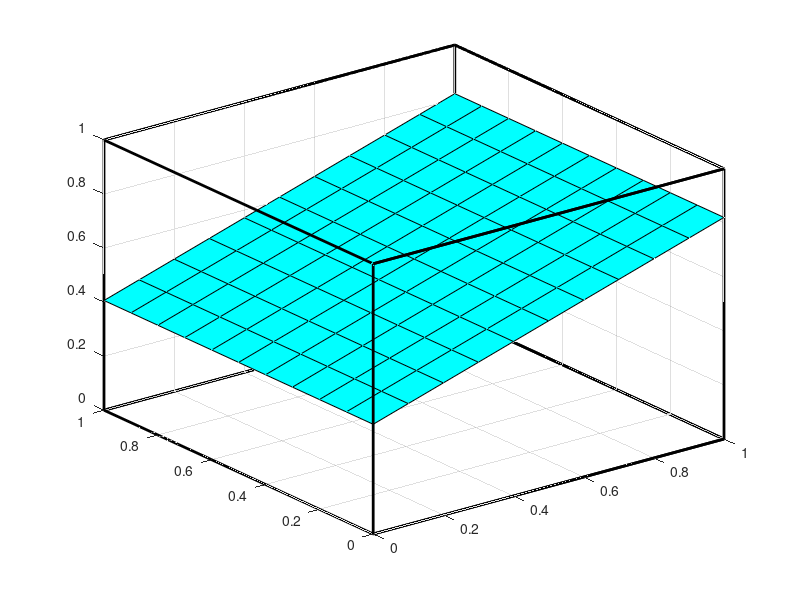

The MATLAB source for this figure:
clear all

CO(:,:,1) = zeros(11); % red
CO(:,:,2) = ones(11); % green
CO(:,:,3) = ones(11); % blue


% plane
[x y] = meshgrid(0:0.1:1);
z = 0.414*x + 0.406;
figure()
surf(x,y,z,CO);
hold on 

%square
X = [0 1 1 0 0 0;1 1 0 0 1 1;1 1 0 0 1 1;0 1 1 0 0 0];
Y = [0 0 1 1 0 0;0 1 1 0 0 0;0 1 1 0 1 1;0 0 1 1 1 1];
Z = [0 0 0 0 0 1;0 0 0 0 0 1;1 1 1 1 0 1;1 1 1 1 0 1];
h=plot3(X,Y,Z,'k','linewidth',2);




